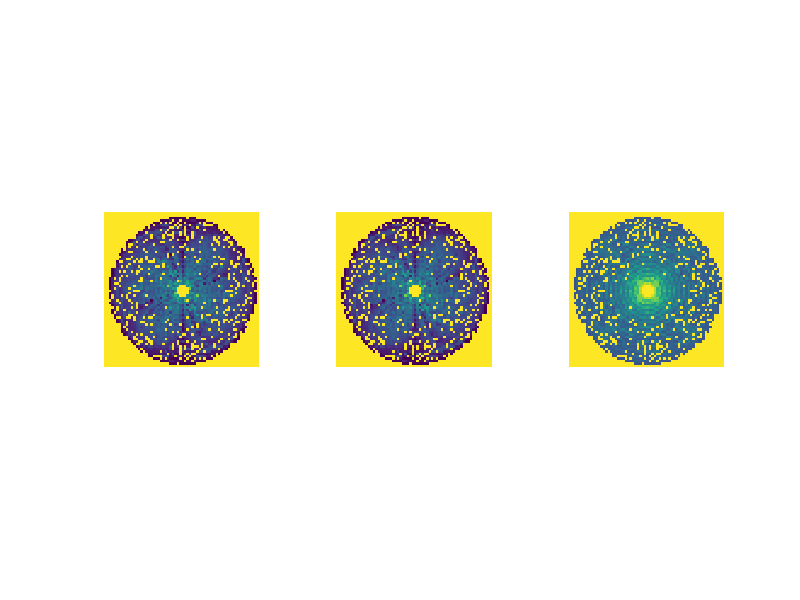

Here is the MATLAB script that generated this plot: (Note: this script raises an error after producing the figure.)
%% Scripts for producing the data maps for 'A New Method for Ellipse Detection' by Nelson et al. (2015)
%
% Please run each section seperately.
%
% Details   This script contains two sections, each one can be run
% idependently and will produce the data maps as shown in Figures 7 and 8
% for 'A New Method for Ellipse Detection' by Nelson et al. (2015).
%
% Copyright 2015 Carl J. Nelson, Durham University, UK
% 
% License   See included <a href="./LICENSE/">file</a> or visit
%           <a href="https://github.com/ChasNelson1990/...
%              A-New-Method-for-Ellipse-Detection-2015/">The GitHub
%              Repository</a>
%
% See also PODEXPERIMENTS

%% Create Uncertainty Map from Experiment 5:- Accuracy over m, M and theta
% Load Data
fileID = fopen('experiment5.dat','r');%N.B. assumes file is in working directory
dataArray = textscan(fileID, '%f%f%f%f%f%f%f%f%f%f%f%[^\n\r]', 'Delimiter', ',', 'EmptyValue' ,NaN,'HeaderLines' ,1, 'ReturnOnError', false);
fclose(fileID);
Major = dataArray{:, 3}; Minor = dataArray{:, 4}; Rotation = dataArray{:, 5};
PODJaqqard = dataArray{:, 7}; PODHJaqqard = dataArray{:, 9}; HoughJaqqard = dataArray{:, 11};
% Create Maps
podmap = zeros(64); podhmap = zeros(64); houghmap = zeros(64); nummap = zeros(64);
for i = 1:length(Major)
    if Major(i)==max(Major)%Creates the maps for the largest Major axis length in the data
        r = Minor(i); a = Rotation(i)+90;
        %Identify pixels to assign to
        p1 = [-r*sind(a),r*cosd(a)]; p2 = [r*sind(a),-r*cosd(a)];
        p1 = round(p1)+33; p2 = round(p2)+33;
        se = false(64); se(p1(1),p1(2)) = true; se(p2(1),p2(2)) = true;
        [r,c] = find(se);
        %Assign data to all maps
        for j=1:2
            podmap(r(j),c(j)) = podmap(r(j),c(j)) + PODJaqqard(i);
            podhmap(r(j),c(j)) = podhmap(r(j),c(j)) + PODHJaqqard(i);
            houghmap(r(j),c(j)) = houghmap(r(j),c(j)) + HoughJaqqard(i);
            nummap(r(j),c(j)) = nummap(r(j),c(j)) + 1;
        end
    end
end
% Normalise Pixels
triv = (nummap==0);
podmap = 1-(podmap./nummap); podmap(triv) = 0;
podhmap = 1-(podhmap./nummap); podhmap(triv) = 0;
houghmap = 1-(houghmap./nummap); houghmap(triv) = 0;
% Find Global Min and Max
all = [podmap(podmap>0);podhmap(podhmap>0);houghmap(houghmap>0)];
mx = max(all);
mn = min(all);
%Invert for 'Uncertainty' Map
podmap = 1-podmap;
podhmap = 1-podhmap;
houghmap = 1-houghmap;
tmp = mn;
mn = 1-mx;
mx = 1-tmp;
% Plot
figure('units','normalized','outerposition',[0 0 1 1])
subplot(131), imagesc(podmap), caxis([mn,mx]), axis image off;
subplot(132), imagesc(podhmap), caxis([mn,mx]), axis image off;
subplot(133), imagesc(houghmap), caxis([mn,mx]), axis image off;

%% Create Detection Number Map from Experiment 4:- Clustering and Overlapping Ellipses
% Load Data
fileID = fopen('experiment4.dat','r');%N.B. assumes file is in working directory
dataArray = textscan(fileID, '%f%f%f%f%f%f%f%f%f%f%f%[^\n\r]', 'Delimiter', ',', 'EmptyValue' ,NaN,'HeaderLines' ,1, 'ReturnOnError', false);
fclose(fileID);
distx = dataArray{:, 1}; disty = dataArray{:, 2};
PODn = dataArray{:, 3}; PODHn = dataArray{:, 5}; Houghn = dataArray{:, 7};
% Create Maps
sz = 211;%max(distx(:)) - min(distx(:));
pos = 106;
podmap = zeros(sz); podhmap = zeros(sz); houghmap = zeros(sz); nummap = zeros(sz);
distances = []; podmean = []; podhmean = []; houghmean = []; nummean = [];
for i = 1:size(distx,1)
    podmap(pos+distx(i),pos+disty(i)) = podmap(pos+distx(i),pos+disty(i)) + PODn(i);
    podhmap(pos+distx(i),pos+disty(i)) = podhmap(pos+distx(i),pos+disty(i)) + PODHn(i);
    houghmap(pos+distx(i),pos+disty(i)) = houghmap(pos+distx(i),pos+disty(i)) + Houghn(i);
    nummap(pos+distx(i),pos+disty(i)) = nummap(pos+distx(i),pos+disty(i)) + 1;
    dst = round(sqrt((distx(i))^2 + (disty(i))^2));
    idm = find(distances==dst);
    if isempty(idm)
        distances(end+1) = dst;
        podmean(end+1) = PODn(i);
        podhmean(end+1) = PODHn(i);
        houghmean(end+1) = Houghn(i);
        nummean(end+1) = 1;
    else
        podmean(idm) = podmean(idm)+PODn(i);
        podhmean(idm) = podhmean(idm)+PODHn(i);
        houghmean(idm) = houghmean(idm)+Houghn(i);
        nummean(idm) = nummean(idm) + 1;
    end
end
% Normalise Pixels
triv = (nummap==0);
podmap = (podmap./nummap); podmap(triv) = 0;
podhmap = (podhmap./nummap); podhmap(triv) = 0;
houghmap = (houghmap./nummap); houghmap(triv) = 0;
% Normalise and sort lists
triv = (nummean==0); [distances,ids] = sort(distances);
podmean = (podmean./nummean); podmean(triv) = 0; podmean = podmean(ids);
podhmean = (podhmean./nummean); podhmean(triv) = 0; podhmean = podhmean(ids);
houghmean = (houghmean./nummean); houghmean(triv) = 0; houghmean = houghmean(ids);

% Plot
figure('units','normalized','outerposition',[0 0 1 1])
subplot(231), imagesc(abs(podmap-2)); colormap parula; axis image off; caxis([0,10]);
subplot(232), imagesc(abs(podhmap-2)); colormap parula; axis image off; caxis([0,10]);
subplot(233), imagesc(abs(houghmap-2)); colormap parula; axis image off; caxis([0,10]);
subplot(234), plot(distances,podmean-2); xlim([0,sqrt(2*105^2)]); ylim([-2,10]);
subplot(235), plot(distances,podhmean-2); xlim([0,sqrt(2*105^2)]); ylim([-2,10])
subplot(236), plot(distances,houghmean-2); xlim([0,sqrt(2*105^2)]); ylim([-2,10])